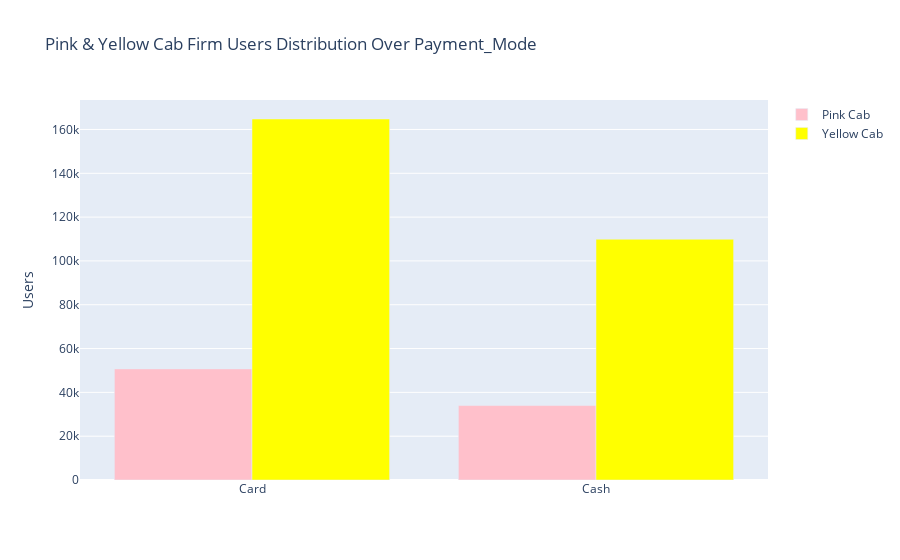

The notebook cell this image was saved under:
### Markdown cell above
# **which payment method used more across users in pink and yellow cap?**

# histogram indicaties that both yellow and pink cap credit card is the most payment_mode usres used it to pay to the company

### Code cell
data_1 = Pink_CapData.groupby("Payment_Mode").count()
data_2 = Yellow_CapData.groupby("Payment_Mode").count()

fig = go.Figure()
fig.add_trace(go.Bar(
                    x=data_1.index,
                    y=data_1['Users'],
                    name='Pink Cab',
                    marker_color='pink' 
                    ))            
fig.add_trace(go.Bar(
                    x=data_2.index,
                    y=data_2['Users'],
                    name='Yellow Cab',
                    marker_color='Yellow'
                    ))
fig.update_layout(
    yaxis_title="Users",
    title="Pink & Yellow Cab Firm Users Distribution Over Payment_Mode" )

### Figure 1 — Plotly figure (JSON) as saved in the notebook; plotly's stock layout.template omitted (floating-point values rounded to 4 significant figures)
{"data": [{"marker": {"color": "pink"}, "name": "Pink Cab", "type": "bar", "x": ["Card", "Cash"], "y": [50719, 33992]}, {"marker": {"color": "Yellow"}, "name": "Yellow Cab", "type": "bar", "x": ["Card", "Cash"], "y": [164785, 109896]}], "layout": {"title": {"text": "Pink & Yellow Cab Firm Users Distribution Over Payment_Mode"}, "yaxis": {"title": {"text": "Users"}}}}
